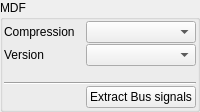
            <widget class="QGroupBox" name="groupBox_2">
             <property name="title">
              <string>MDF</string>
             </property>
             <layout class="QGridLayout" name="gridLayout_5">
              <property name="leftMargin">
  <number>1</number>
</property>
              <property name="topMargin">
  <number>1</number>
</property>
              <property name="rightMargin">
  <number>1</number>
</property>
              <property name="bottomMargin">
  <number>1</number>
</property>
              <property name="spacing">
  <number>1</number>
</property>
              <item row="0" column="0">
               <widget class="QLabel" name="label__1">
                <property name="text">
                 <string>Compression</string>
                </property>
               </widget>
              </item>
              <item row="3" column="0" colspan="3">
               <widget class="Line" name="line_12">
                <property name="orientation">
                 <enum>Qt::Orientation::Horizontal</enum>
                </property>
               </widget>
              </item>
              <item row="2" column="1">
               <widget class="QLabel" name="label_26">
                <property name="text">
                 <string/>
                </property>
               </widget>
              </item>
              <item row="1" column="1" colspan="2">
               <widget class="QComboBox" name="extract_bus_format">
                <property name="sizeAdjustPolicy">
                 <enum>QComboBox::SizeAdjustPolicy::AdjustToContents</enum>
                </property>
               </widget>
              </item>
              <item row="0" column="1" colspan="2">
               <widget class="QComboBox" name="extract_bus_compression">
                <property name="sizeAdjustPolicy">
                 <enum>QComboBox::SizeAdjustPolicy::AdjustToContents</enum>
                </property>
               </widget>
              </item>
              <item row="4" column="0">
               <spacer name="horizontalSpacer_4">
                <property name="orientation">
                 <enum>Qt::Orientation::Horizontal</enum>
                </property>
                <property name="sizeHint" stdset="0">
                 <size>
                  <width>40</width>
                  <height>20</height>
                 </size>
                </property>
               </spacer>
              </item>
              <item row="4" column="1" colspan="2">
               <widget class="QPushButton" name="extract_bus_btn">
                <property name="text">
                 <string>Extract Bus signals</string>
                </property>
                <property name="icon">
                 <iconset resource="resource.qrc">
                  <normaloff>:/down.png</normaloff>:/down.png</iconset>
                </property>
               </widget>
              </item>
              <item row="1" column="0">
               <widget class="QLabel" name="label_24">
                <property name="text">
                 <string>Version</string>
                </property>
               </widget>
              </item>
             </layout>
            </widget>
